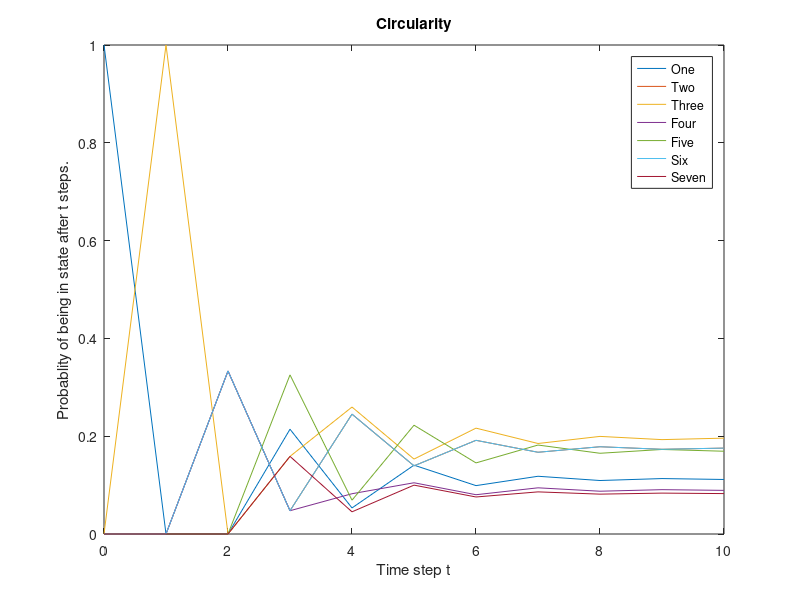

Source code (MATLAB):
% Filename: GoogleMatrixPlot2.m
% M-file to
% - Print out a plot to demonstrate page-rank algorithm over time.

% Enter the transfer matrix_type.
T =[0 1/2 0 1/7 0 0 1/7;
0 0 1/3 1/7 1/2 0 1/7 ;
1 0 0 1/7 0 1/3 1/7;
0 0 1/3 1/7 0 0 1/7;
0 1/2 0 1/7 0 1/3 1/7;
0 0 1/3 1/7 1/2 0 1/7;
0 0 0 1/7 0 1/3 1/7]
% Enter the initial state.
x0 = [1 ; 0 ; 0; 0; 0; 0; 0];

% We will create a matrix X that has three columns.
% Each column will contain time series data for one class.
% Each row will correspond to a time step.
X = zeros(11,7);  

X(1,:) = x0;  %Data for time step t=0

% Use for loop to generate time series data.
for t = 1:10
  X(t+1,:)=T^t*x0; % Data for time step t
end

% the first column.
One = X(:,1);

% Time series information for second page
Two = X(:,2);


Three = X(:,3);
Four = X(:,4);
Five = X(:,5);
Six= X(:,6);
Seven= X(:,7);

% Generate plot
time = [0:10];
plot(time,One,time,Two,time,Three,time,Four,time,Five,time,Six,time,Seven)
legend('One','Two','Three',"Four","Five","Six","Seven")
xlabel('Time step t')
ylabel('Probablity of being in state after t steps.')
title('Circularity')